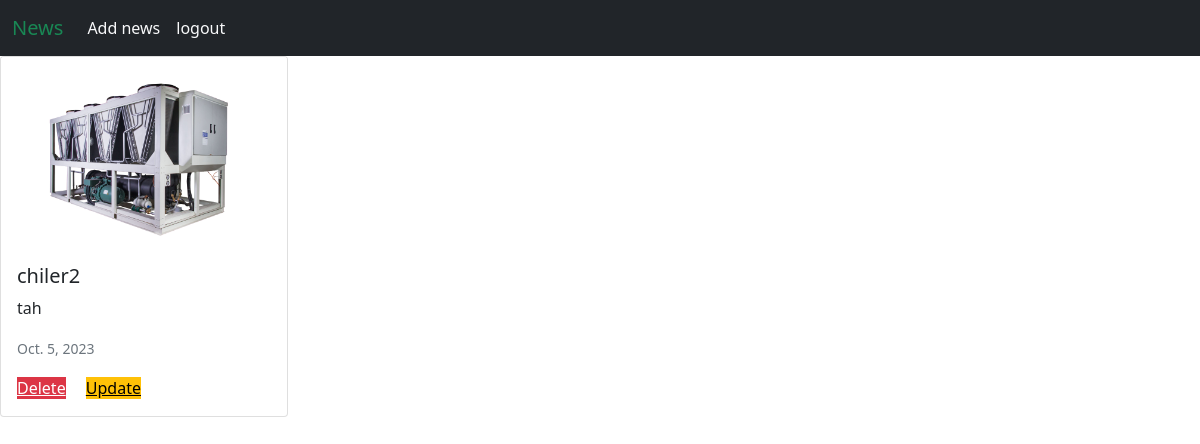
The app's page / (signed in), older data.
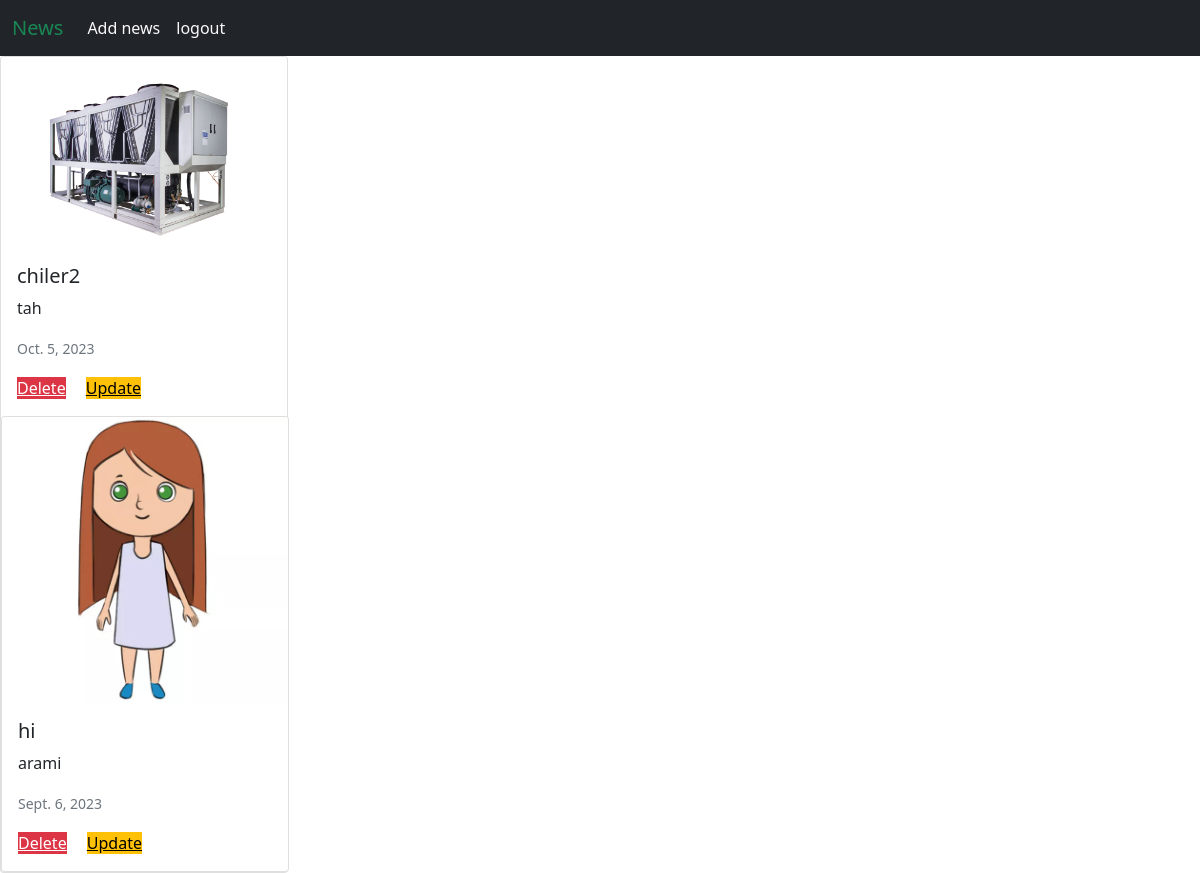
The same page, newer data.
### N/models.py (models this page shows, shortened)
class news(models.Model):
    title=models.CharField(max_length=1000)
    image=models.ImageField(upload_to='images/')
    reporter=models.CharField(max_length=100)
    date=models.DateField()

### N/views.py (the view)
# urls.py: path('',views.home,name='home'),
def home(request):
    posts=news.objects.all()
    return render(request,"home.html",{
        "posts":posts,
    })

### N/templates/home.html (shortened to what this page needs)
{% extends 'base.html' %}
{% block content %}
{% if user.is_authenticated %}
<div class="all-contents">
    <div class="sidemenu"></div>
    <div class="contents">
      {% for post in posts %}
      <div class="card" style="width: 18rem;">
        <img class="card-img-top" src="{{post.image.url}}" alt="Card image cap">
        <div class="card-body">
          <h5 class="card-title">{{post.title}}</h5>
          <p class="card-text">{{post.reporter}}</p>
          <p class="card-text"><small class="text-muted">{{post.date}}</small></p>
          {% if user.is_superuser %}
        <a href="{% url 'delete' post.id %}" class="card-link btn-danger">Delete</a>
        <a href="{% url 'update' post.id %}" class="card-link btn-warning">Update</a>
        {% endif %}
        </div>
      {% endfor %}
    </div>
    </div>
{% else %}
<h1>PLEASE LOGIN FIRST</h1>
{% endif %}
{% endblock %}

### N/templates/base.html (shortened to what this page needs)
{% load static %}
<!DOCTYPE html>
<html lang="en">
<head>
    <link rel="stylesheet" href="{% static 'bootstrap\bootstrap-5.1.3-dist\css\bootstrap.min.css' %}">
    <link rel="stylesheet" href="{% static 'bootstrap\bootstrap-5.1.3-dist\style.css'%}">
</head>
<body>
    <nav class="navbar navbar-expand-lg bg-dark">
        <div class="container-fluid">
          <a class="navbar-brand text-success" href="{% url 'home' %}">News</a>
          <div class="collapse navbar-collapse" id="navbarSupportedContent">
            <ul class="navbar-nav me-auto mb-2 mb-lg-0">
              {% if user.is_authenticated and user.is_superuser %}
              <li class="nav-item">
                <a class="nav-link active text-light" aria-current="page" href="{% url 'create' %}">Add news</a>
              </li>
              {% endif %}
              {% if user.is_authenticated %}
              <li class="nav-item">
                <a class="nav-link active text-light" aria-current="page" href="{% url 'logout' %}">logout</a>
              </li>
              {% endif %}
            </ul>
          </div>
        </div>
      </nav>
{% block content %}
{% endblock %}
</body>
</html>

Row changes from the older to the newer data that the page shows:
added news: image (picture), title "hi", reporter "arami", date "Sept. 6, 2023"
